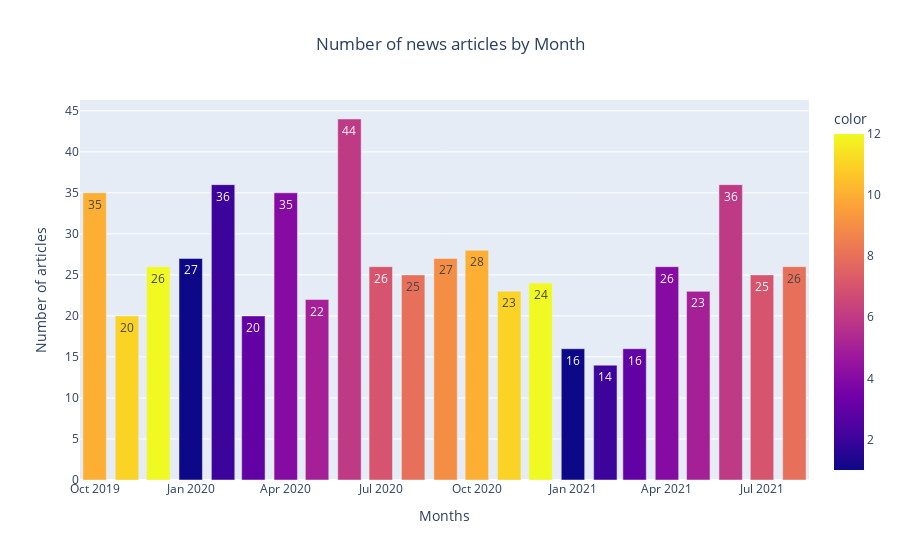

This figure's notebook cell:
### Markdown cell above
## News post by Month

### Code cell
byMonth = df.resample('MS').count().Titles
fig2 = px.bar(data_frame=byMonth ,text=byMonth, title='Number of news articles by Month', color=byMonth.index.month)
fig2.update_layout(xaxis_title = 'Months', yaxis_title = 'Number of articles',showlegend=False, title_x = 0.5,)
fig2.show()

### Figure 1 — Plotly figure (JSON) as saved in the notebook; plotly's stock layout.template omitted (floating-point values rounded to 4 significant figures)
{"data": [{"alignmentgroup": "True", "hovertemplate": "Dates=%{x}<br>value=%{y}<br>text=%{text}<br>color=%{marker.color}<extra></extra>", "legendgroup": "", "marker": {"color": [10, 11, 12, 1, 2, 3, 4, 5, 6, 7, 8, 9, 10, 11, 12, 1, 2, 3, 4, 5, 6, 7, 8], "coloraxis": "coloraxis", "pattern": {"shape": ""}}, "name": "", "offsetgroup": "", "orientation": "v", "showlegend": false, "text": ["35", "20", "26", "27", "36", "20", "35", "22", "44", "26", "25", "27", "28", "23", "24", "16", "14", "16", "26", "23", "36", "25", "26"], "textposition": "auto", "type": "bar", "x": ["2019-10-01T00:00:00", "2019-11-01T00:00:00", "2019-12-01T00:00:00", "2020-01-01T00:00:00", "2020-02-01T00:00:00", "2020-03-01T00:00:00", "2020-04-01T00:00:00", "2020-05-01T00:00:00", "2020-06-01T00:00:00", "2020-07-01T00:00:00", "2020-08-01T00:00:00", "2020-09-01T00:00:00", "2020-10-01T00:00:00", "2020-11-01T00:00:00", "2020-12-01T00:00:00", "2021-01-01T00:00:00", "2021-02-01T00:00:00", "2021-03-01T00:00:00", "2021-04-01T00:00:00", "2021-05-01T00:00:00", "2021-06-01T00:00:00", "2021-07-01T00:00:00", "2021-08-01T00:00:00"], "xaxis": "x", "y": [35, 20, 26, 27, 36, 20, 35, 22, 44, 26, 25, 27, 28, 23, 24, 16, 14, 16, 26, 23, 36, 25, 26], "yaxis": "y"}], "layout": {"barmode": "relative", "coloraxis": {"colorbar": {"title": {"text": "color"}}, "colorscale": [[0, "#0d0887"], [0.1111, "#46039f"], [0.2222, "#7201a8"], [0.3333, "#9c179e"], [0.4444, "#bd3786"], [0.5556, "#d8576b"], [0.6667, "#ed7953"], [0.7778, "#fb9f3a"], [0.8889, "#fdca26"], [1, "#f0f921"]]}, "legend": {"tracegroupgap": 0}, "showlegend": false, "title": {"text": "Number of news articles by Month", "x": 0.5}, "xaxis": {"anchor": "y", "domain": [0, 1], "title": {"text": "Months"}}, "yaxis": {"anchor": "x", "domain": [0, 1], "title": {"text": "Number of articles"}}}}
